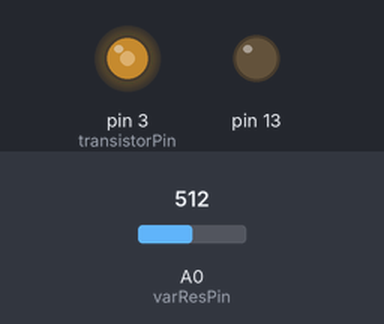
The sketch below on a simulated Arduino Uno, built with avr-gcc and run on an emulated ATmega328P. On the bench: output pins drawn as LEDs (lit = HIGH). Inputs (shaded band) come from the test bench; at power-on: A0 (varResPin) = 512.

Above: at 1.2 s.
1.3 s: A0 (varResPin) set to 716
At 1.8 s:
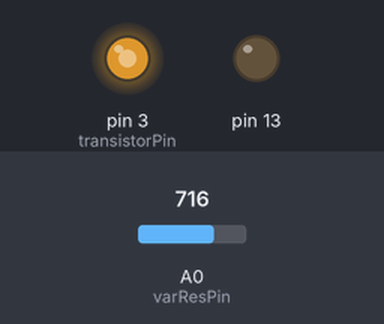
2.8 s: A0 (varResPin) set to 900
At 4.0 s:
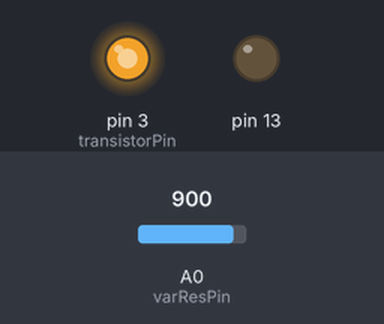
4.3 s: A0 (varResPin) set to 122
At 5.3 s:
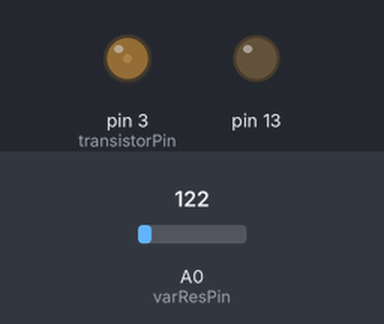
5.8 s: A0 (varResPin) set to 0
At 6.5 s:
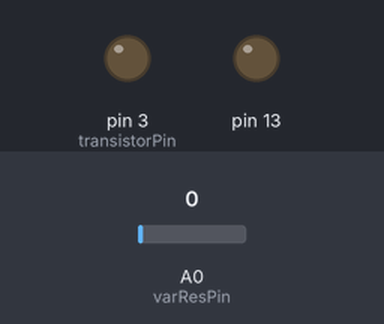
Timing chart, 0 to 8.3 s (numbered marks = the images above; inputs shaded):
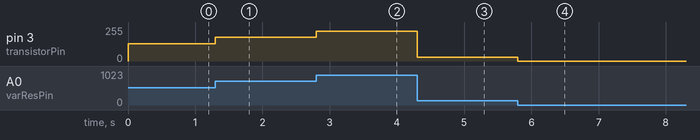

The sketch:

motorcontroller_v1_0.ino
```cpp
//MotorController v1.0
  //Created by Matthew Mason,
  //December 2013
/*
pin setup blah blah nobody reads this anyway -
just figure it out on your own
*/
const int transistorPin = 3;
const int varResPin = A0;
int motorSpeed = 0;
void setup()
  {
  pinMode(transistorPin, OUTPUT);
  pinMode(13, OUTPUT);
  digitalWrite(13, LOW);
  }
void loop()
  {
  motorSpeed = analogRead(varResPin)/4;
  analogWrite(transistorPin, motorSpeed);
  }
//And that's it! Only 22 lines
```

Measured:
- after the input at 1.3 s, pin 3 (transistorPin): 128/255 → 179/255 at once
- after the input at 2.8 s, pin 3 (transistorPin): 179/255 → 225/255 at once
- after the input at 4.3 s, pin 3 (transistorPin): 225/255 → 30/255 at once
- after the input at 5.8 s, pin 3 (transistorPin): 30/255 → 0/255 at once
